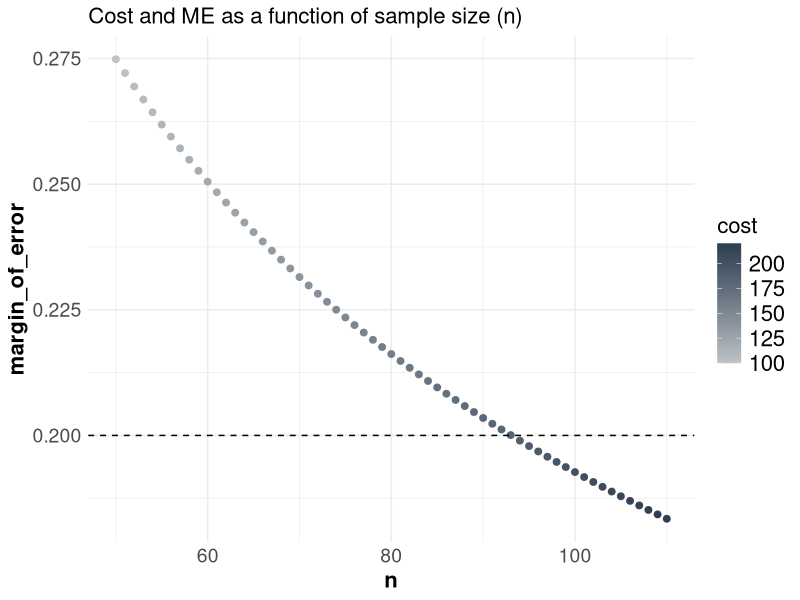
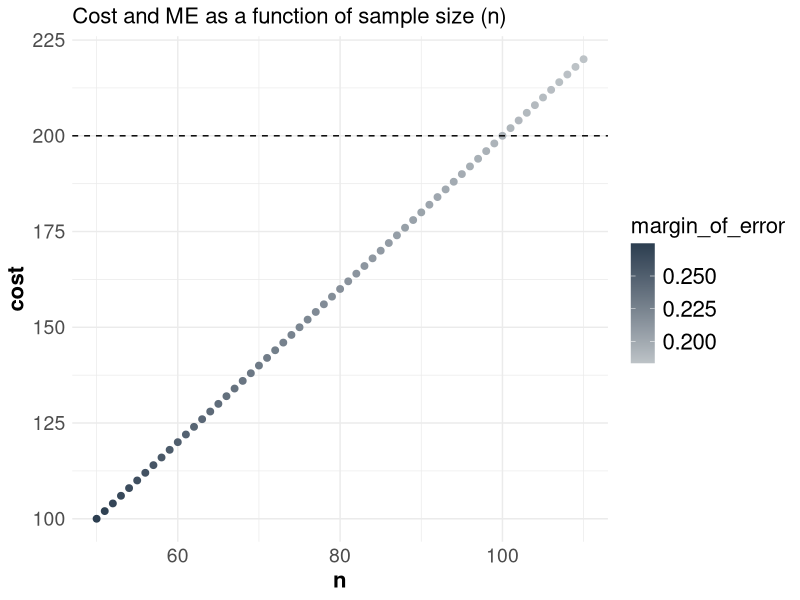
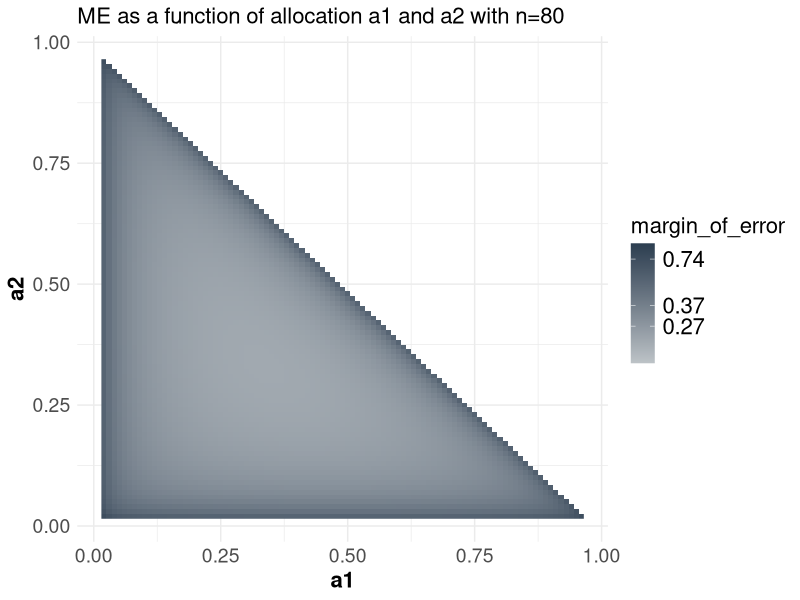
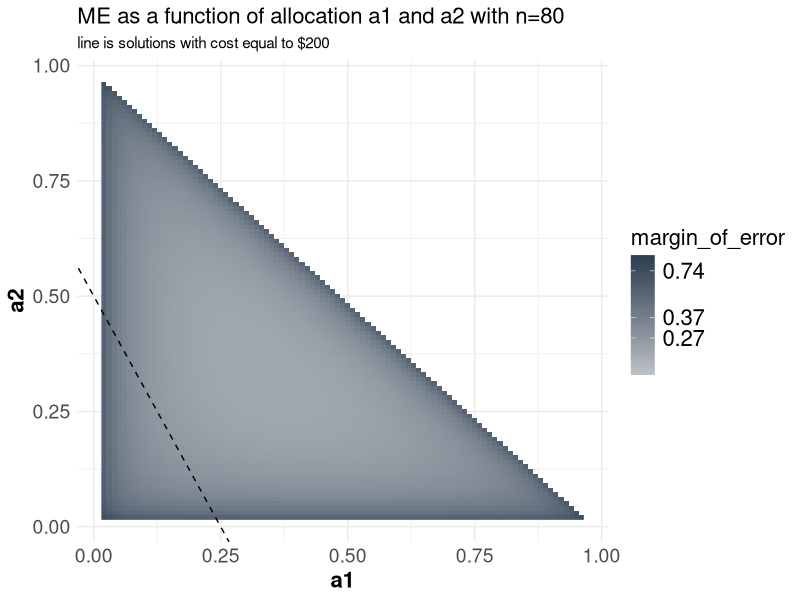
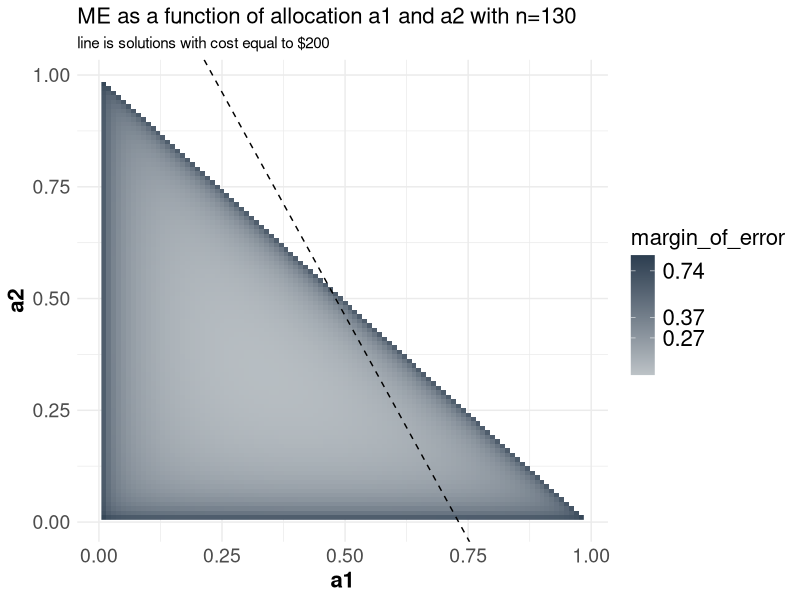
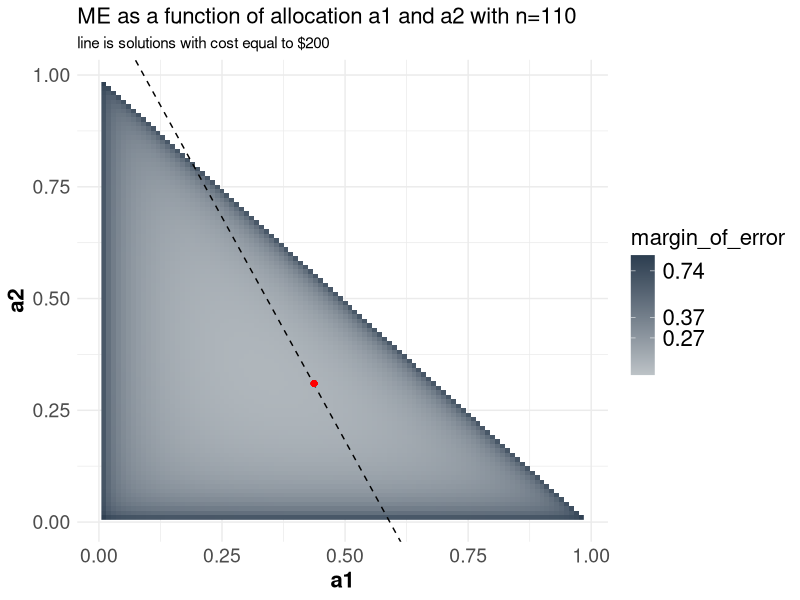

The R source for these figures, in order:
## ---- chunk 1
options(htmltools.dir.version = FALSE)
knitr::opts_chunk$set(collapse=TRUE, prompt=TRUE, comment=NULL, message = FALSE, warning = FALSE, fig.height = 6, fig.width = 11)
library(dplyr)
library(ggplot2)
library(tidyr)
## ---- chunk 2
mydata <- tibble(n = 50:110)
mydata <- mydata %>%
  mutate(cost = 2*n, 
         margin_of_error = 1.96*sqrt((1-n/3000)/n))
ggplot(mydata, aes(x=n, y=margin_of_error, color=cost)) + 
  geom_point(size=2) +
  scale_color_gradient(low = "#bdc3c7", high="#2c3e50") +
  labs(title="Cost and ME as a function of sample size (n)") + 
  theme_minimal() + 
  theme(axis.text=element_text(size=14),
        axis.title=element_text(size=16,face="bold"), 
        legend.text = element_text(size=16),
        legend.title = element_text(size=16),
        plot.title = element_text(size=16)) + 
  geom_hline(yintercept  = .2, linetype = "dashed")
  
## ---- chunk 3
ggplot(mydata, aes(x=n, y=cost, color=margin_of_error)) + 
  geom_point(size=2) +
  scale_color_gradient(low = "#bdc3c7", high="#2c3e50") +
  labs(title="Cost and ME as a function of sample size (n)") + 
  theme_minimal() + 
  theme(axis.text=element_text(size=14),
        axis.title=element_text(size=16,face="bold"), 
        legend.text = element_text(size=16),
        legend.title = element_text(size=16),
        plot.title = element_text(size=16)) + 
  geom_hline(yintercept  = 200, linetype = "dashed")
  
## ---- chunk 4
mydata <- tibble(
  n = 50:150, 
  a1  = seq(0,1, by=.01), 
  a2 = seq(0,1, by=.01))
mydata <- expand(mydata, n, a1, a2)
mydata <- mydata %>% 
  mutate(a3 = 1- a1 - a2, 
         suma = a1 + a2 + a3) %>%
  filter(a3 > 0) 
mydata <- mydata %>%
  mutate(
    n1 = n*a1, 
    n2 = n*a2, 
    n3 = n*a3 ) %>%
  filter(n1 >=1, n2>=1, n3 >=1)
  
mydata <- mydata %>%
  mutate(cost = 1*n1 + 2*n2 + 3*n3, 
         margin_of_error = 1.96*(1/3)*sqrt((1-n1/1000)/n1  + (1-n2/1000)/n2 + (1-n3/1000)/n3))

ggplot(filter(mydata, n == 80), aes(x=a1,y=a2)) +
  geom_raster(aes(fill=margin_of_error))+
  scale_fill_gradient(low = "#bdc3c7", high="#2c3e50", trans="log", labels = scales::number_format(accuracy = 0.01), limits=c(min(mydata$margin_of_error),max(mydata$margin_of_error))) +
  labs(title="ME as a function of allocation a1 and a2 with n=80") + 
  theme_minimal() + 
  theme(axis.text=element_text(size=14),
        axis.title=element_text(size=16,face="bold"), 
        legend.text = element_text(size=16),
        legend.title = element_text(size=16),
        plot.title = element_text(size=16)) 
## ---- chunk 5
ggplot(filter(mydata, n == 80), aes(x=a1,y=a2)) +
  geom_raster(aes(fill=margin_of_error))+
  scale_fill_gradient(low = "#bdc3c7", high="#2c3e50", trans="log", labels = scales::number_format(accuracy = 0.01), limits=c(min(mydata$margin_of_error),max(mydata$margin_of_error))) +
  labs(title="ME as a function of allocation a1 and a2 with n=80",
       subtitle="line is solutions with cost equal to $200") + 
  theme_minimal() + 
  theme(axis.text=element_text(size=14),
        axis.title=element_text(size=16,face="bold"), 
        legend.text = element_text(size=16),
        legend.title = element_text(size=16),
        plot.title = element_text(size=16))+
    geom_abline(intercept = (3-200/80), slope = -2, linetype = "dashed") 
## ---- chunk 6
ggplot(filter(mydata, n == 130), aes(x=a1,y=a2)) +
  geom_raster(aes(fill=margin_of_error))+
  scale_fill_gradient(low = "#bdc3c7", high="#2c3e50", trans="log", labels = scales::number_format(accuracy = 0.01), limits=c(min(mydata$margin_of_error),max(mydata$margin_of_error))) +
  labs(title="ME as a function of allocation a1 and a2 with n=130",
       subtitle="line is solutions with cost equal to $200") + 
  theme_minimal() + 
  theme(axis.text=element_text(size=14),
        axis.title=element_text(size=16,face="bold"), 
        legend.text = element_text(size=16),
        legend.title = element_text(size=16),
        plot.title = element_text(size=16))+
    geom_abline(intercept = (3-200/130), slope = -2, linetype = "dashed") 
## ---- chunk 7
ggplot(filter(mydata, n == 110), aes(x=a1,y=a2)) +
  geom_raster(aes(fill=margin_of_error))+
  scale_fill_gradient(low = "#bdc3c7", high="#2c3e50", trans="log", labels = scales::number_format(accuracy = 0.01), limits=c(min(mydata$margin_of_error),max(mydata$margin_of_error))) +
  labs(title="ME as a function of allocation a1 and a2 with n=110",
       subtitle="line is solutions with cost equal to $200") + 
  theme_minimal() + 
  theme(axis.text=element_text(size=14),
        axis.title=element_text(size=16,face="bold"), 
        legend.text = element_text(size=16),
        legend.title = element_text(size=16),
        plot.title = element_text(size=16))+
    geom_abline(intercept = (3-200/110), slope = -2, linetype = "dashed") +
  geom_point(aes(x=.437, y=.310), color="red")
